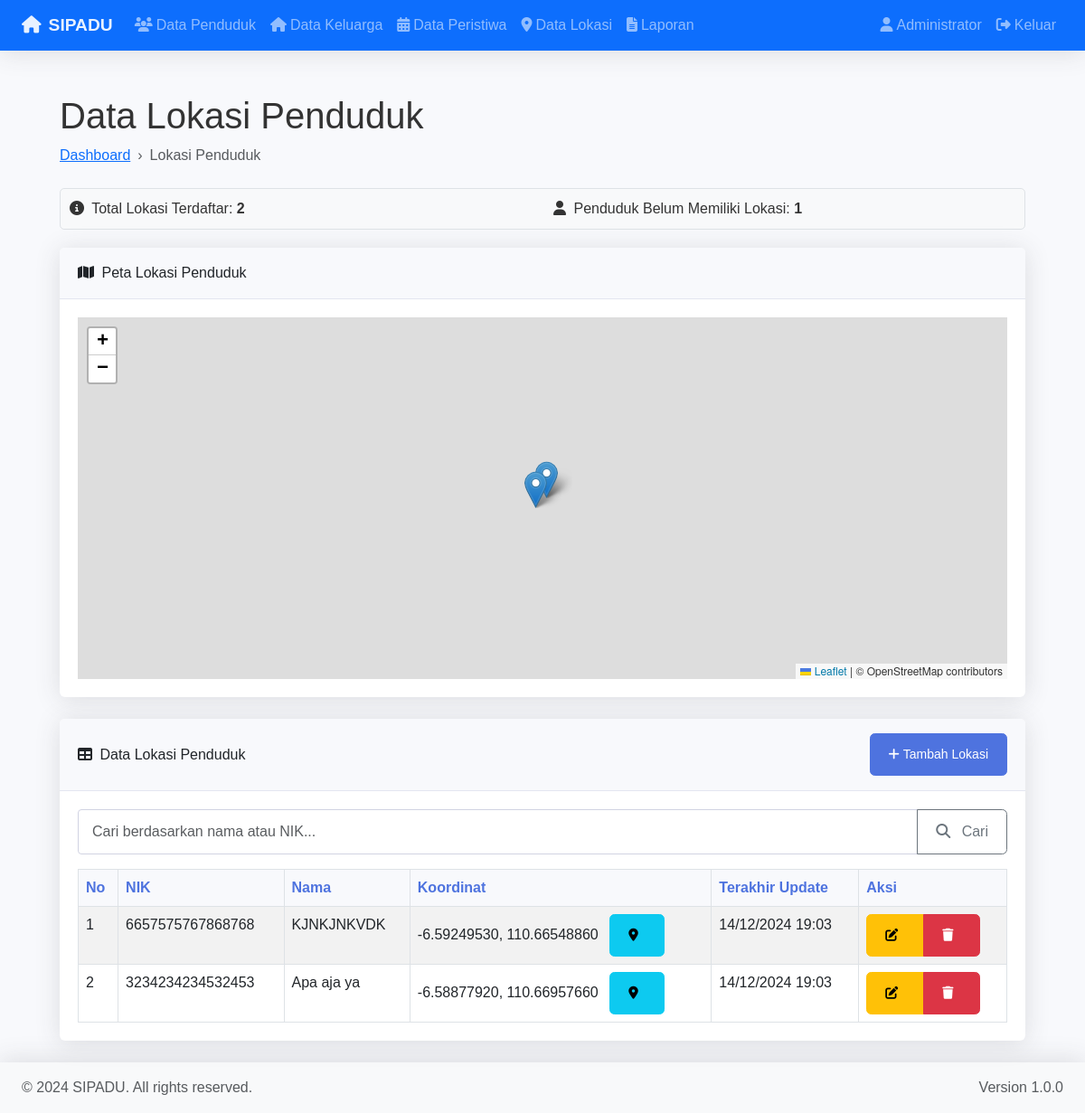
The page /modules/maps/index.php (signed in) on the database its author committed.
### tables this page shows
CREATE TABLE `maps` (
  `id_maps` int(11) NOT NULL,
  `id_penduduk` int(11) NOT NULL,
  `latitude` decimal(10,8) NOT NULL,
  `longitude` decimal(11,8) NOT NULL,
  `created_at` timestamp NOT NULL DEFAULT current_timestamp(),
  `updated_at` timestamp NOT NULL DEFAULT current_timestamp() ON UPDATE current_timestamp()
);

CREATE TABLE `penduduk` (
  `id_penduduk` int(11) NOT NULL,
  `nik` varchar(16) NOT NULL,
  `nama` varchar(100) NOT NULL,
  `jenis_kelamin` enum('L','P') NOT NULL,
  `tanggal_lahir` date NOT NULL,
  `status_perkawinan` enum('BELUM MENIKAH','MENIKAH','CERAI HIDUP','CERAI MATI') NOT NULL,
  `agama` varchar(20) NOT NULL,
  `pekerjaan` varchar(50) NOT NULL,
  `id_keluarga` int(11) NOT NULL,
  `alamat` text NOT NULL,
  `created_at` timestamp NOT NULL DEFAULT current_timestamp(),
  `updated_at` timestamp NOT NULL DEFAULT current_timestamp() ON UPDATE current_timestamp()
);

### modules/maps/index.php (the view, shortened to what this page needs)
<?php
$pageTitle = 'Data Lokasi Penduduk';
$db = new Database();
$conn = $db->getConnection();
$totalData = 0;
$data = [];
$pendudukNoLoc = 0;
try {
    $page = isset($_GET['page']) ? (int)$_GET['page'] : 1;
    $limit = 10;
    $offset = ($page - 1) * $limit;
    $search = isset($_GET['search']) ? cleanInput($_GET['search']) : '';
    $countQuery = "SELECT COUNT(*) as total
                   FROM maps m
                   JOIN penduduk p ON m.id_penduduk = p.id_penduduk
                   " . ($search ? "WHERE p.nama LIKE :search OR p.nik LIKE :search" : "");
    $countStmt = $conn->prepare($countQuery);
    $countStmt->execute();
    $totalData = (int)$countStmt->fetch(PDO::FETCH_ASSOC)['total'];
    $query = "SELECT m.*, p.nama, p.nik
              FROM maps m
              JOIN penduduk p ON m.id_penduduk = p.id_penduduk
              " . ($search ? "WHERE p.nama LIKE :search OR p.nik LIKE :search" : "") . "
              ORDER BY m.created_at DESC
              LIMIT :limit OFFSET :offset";
    $stmt = $conn->prepare($query);
    $stmt->bindValue(':limit', $limit, PDO::PARAM_INT);
    $stmt->bindValue(':offset', $offset, PDO::PARAM_INT);
    $stmt->execute();
    $data = $stmt->fetchAll(PDO::FETCH_ASSOC);
    $queryPendudukNoLoc = "SELECT COUNT(*) as total
                          FROM penduduk p
                          LEFT JOIN maps m ON p.id_penduduk = m.id_penduduk
                          WHERE m.id_maps IS NULL";
    $stmtPendudukNoLoc = $conn->prepare($queryPendudukNoLoc);
    $stmtPendudukNoLoc->execute();
    $pendudukNoLoc = (int)$stmtPendudukNoLoc->fetch(PDO::FETCH_ASSOC)['total'];
} catch(PDOException $e) {
    error_log($e->getMessage());
    $_SESSION['error'] = "Terjadi kesalahan dalam mengambil data";
    $data = [];
}
include '../../includes/header.php';
?>
<link rel="stylesheet" href="https://unpkg.com/leaflet@1.9.4/dist/leaflet.css" />
<div class="container-fluid px-4">
    <h1 class="mt-4"><?= $pageTitle ?></h1>
    <ol class="breadcrumb mb-4">
        <li class="breadcrumb-item"><a href="../../index.php">Dashboard</a></li>
        <li class="breadcrumb-item active">Lokasi Penduduk</li>
    </ol>
    <div class="info-box">
        <div class="row">
            <div class="col-md-6">
                <p class="mb-0">
                    <i class="fas fa-info-circle me-1"></i>
                    Total Lokasi Terdaftar: <strong><?= number_format($totalData) ?></strong>
                </p>
            </div>
            <div class="col-md-6">
                <p class="mb-0">
                    <i class="fas fa-user me-1"></i>
                    Penduduk Belum Memiliki Lokasi: <strong><?= number_format($pendudukNoLoc) ?></strong>
                </p>
            </div>
        </div>
    </div>
    <div class="card mb-4">
        <div class="card-header">
            <i class="fas fa-map me-1"></i> Peta Lokasi Penduduk
        </div>
        <div class="card-body">
            <div id="map"></div>
        </div>
    </div>
    <div class="card mb-4">
        <div class="card-header d-flex justify-content-between align-items-center">
            <div><i class="fas fa-table me-1"></i> Data Lokasi Penduduk</div>
            <a href="<?= BASE_URL . '/modules/maps/tambah.php' ?>" class="btn btn-primary btn-sm">
                <i class="fas fa-plus me-1"></i>Tambah Lokasi
            </a>
        </div>
        <div class="card-body">
            <form method="GET" class="mb-3">
                <div class="input-group">
                    <input type="text" class="form-control" name="search"
                           placeholder="Cari berdasarkan nama atau NIK..."
                           value="<?= htmlspecialchars($search) ?>">
                    <button class="btn btn-outline-secondary" type="submit">
                        <i class="fas fa-search"></i> Cari
                    </button>
                </div>
            </form>
            <div class="table-responsive">
                <table class="table table-bordered table-striped">
                    <thead>
                        <tr>
                            <th>No</th>
                            <th>NIK</th>
                            <th>Nama</th>
                            <th>Koordinat</th>
                            <th>Terakhir Update</th>
                            <th>Aksi</th>
                        </tr>
                    </thead>
                    <tbody>
                        <?php if (!empty($data)): ?>
                            <?php
                            $no = $offset + 1;
                            foreach($data as $row):
                            ?>
                            <tr>
                                <td><?= $no++ ?></td>
                                <td><?= htmlspecialchars($row['nik']) ?></td>
                                <td><?= htmlspecialchars($row['nama']) ?></td>
                                <td>
                                    <?= $row['latitude'] ?>, <?= $row['longitude'] ?>
                                    <a href="https://www.google.com/maps?q=<?= $row['latitude'] ?>,<?= $row['longitude'] ?>"
                                       target="_blank" class="btn btn-sm btn-info ms-2" title="Lihat di Google Maps">
                                        <i class="fas fa-map-marker-alt"></i>
                                    </a>
                                </td>
                                <td><?= date('d/m/Y H:i', strtotime($row['updated_at'])) ?></td>
                                <td>
                                    <div class="btn-group">
                                        <a href="edit.php?id=<?= $row['id_maps'] ?>"
                                           class="btn btn-warning btn-sm" title="Edit">
                                            <i class="fas fa-edit"></i>
                                        </a>
                                        <a href="hapus.php?id=<?= $row['id_maps'] ?>"
                                           class="btn btn-danger btn-sm"
                                           onclick="return confirm('Apakah Anda yakin ingin menghapus data ini?')"
                                           title="Hapus">
                                            <i class="fas fa-trash"></i>
                                        </a>
                                    </div>
                                </td>
                            </tr>
                            <?php endforeach; ?>
                        <?php else: ?>
                            <tr>
                                <td colspan="6" class="text-center">Tidak ada data</td>
                            </tr>
                        <?php endif; ?>
                    </tbody>
                </table>
            </div>
        </div>
    </div>
</div>
<?php include '../../includes/footer.php'; ?>

### assets/css/style.css (style rules this page uses)
body { min-height: 100vh; background-color: #f8f9fc; font-family: 'Nunito', sans-serif; color: #333; }
.card { border: none; box-shadow: 0 0.15rem 1.75rem 0 rgba(58, 59, 69, 0.15); margin-bottom: 1.5rem; }
.card-header { background-color: #f8f9fc; border-bottom: 1px solid #e3e6f0; padding: 1rem 1.25rem; }
.card-body { padding: 20px; }
.table { margin-bottom: 0; }
.table thead th { border-top: none; background-color: #f8f9fc; color: #4e73df; font-weight: 600; }
.form-control { border-radius: 4px; border: 1px solid #d1d3e2; padding: 10px 15px; }
.btn { font-weight: 500; padding: 0.75rem 1.25rem; border-radius: 0.35rem; transition: all 0.2s; }
.btn i { margin-right: 0.5rem; }
.btn-primary { background-color: #4e73df; border-color: #4e73df; }
body { min-height: 100vh; background-color: #f8f9fc; }
.container-fluid { padding-left: 1.5rem; padding-right: 1.5rem; }
.breadcrumb { background: none; margin: 0; padding: 0; }
.breadcrumb-item + .breadcrumb-item::before { content: "›"; }

### modules/maps/index.php (style rules this page uses)
#map { height: 400px; width: 100%; }
.info-box { padding: 10px; margin-bottom: 20px; border-radius: 5px; background-color: #f8f9fa; border: 1px solid #dee2e6; }

### rows shown on the page
maps: id_penduduk.nik "6657575767868768", id_penduduk.nama "KJNKJNKVDK", latitude "-6.59249530", longitude "110.66548860", updated_at "14/12/2024 19:03"
maps: id_penduduk.nik "3234234234532453", id_penduduk.nama "Apa aja ya", latitude "-6.58877920", longitude "110.66957660", updated_at "14/12/2024 19:03"

### other values the page prints
APP_NAME "SIPADU"
$_SESSION['nama_lengkap'] "Administrator"
$pageTitle "Data Lokasi Penduduk"
$totalData "2"
$pendudukNoLoc "1"
APP_VERSION "1.0.0"
